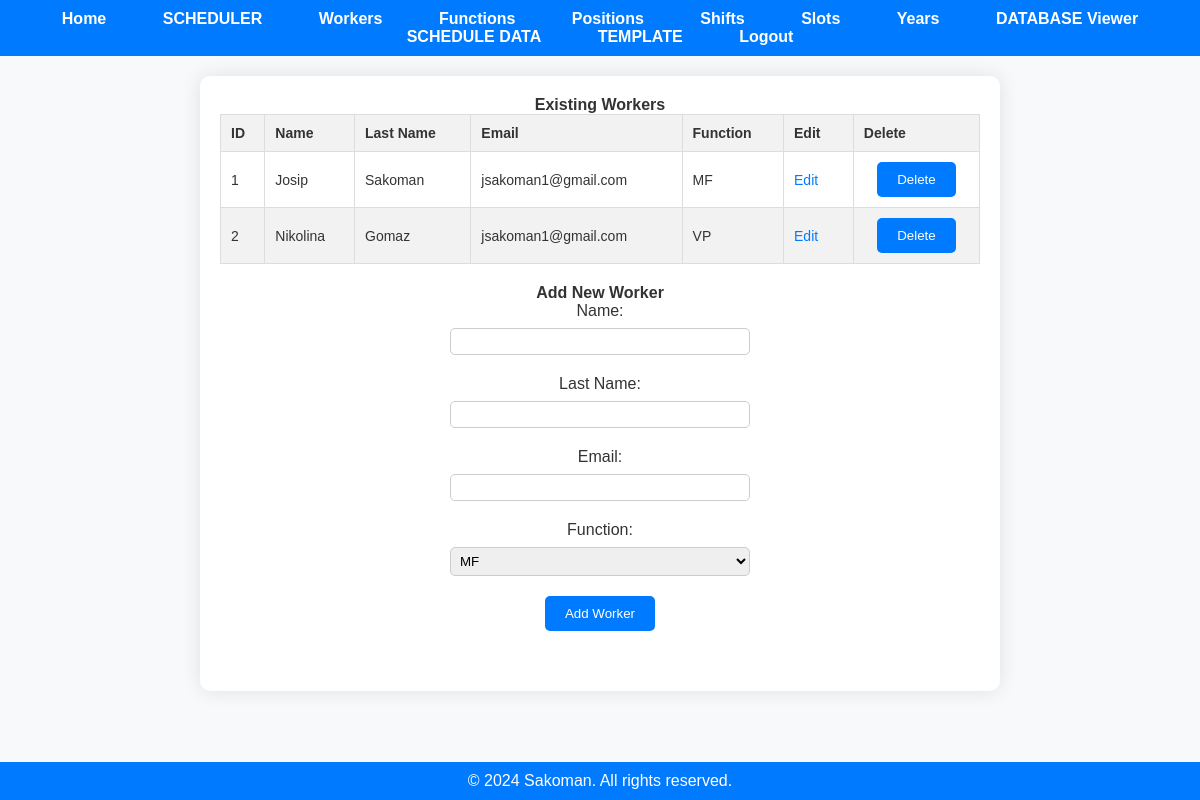
Screenshot of /workers (signed in) with the database file from the repository.
### app.py (models this page shows, shortened)
class Worker(db.Model):
    worker_id = db.Column(db.Integer, primary_key=True)
    name = db.Column(db.String(50), nullable=False)
    last_name = db.Column(db.String(50), nullable=False)
    email = db.Column(db.String(120), nullable=False)
    function_id = db.Column(db.Integer, db.ForeignKey('function.function_id'), nullable=False)
    user_id = db.Column(db.Integer, db.ForeignKey('user.id'), nullable=False)
    user = db.relationship('User', backref=db.backref('workers', lazy=True))
    function = db.relationship('Function', back_populates='workers')

### app.py (the view)
@app.route('/workers')
@employer_required
def display_workers():
    if 'user_id' not in session:
        flash('You must be logged in to view this page.', 'error')
        return redirect(url_for('login'))
    user_id = session['user_id']
    workers = fetch_all(user_id, 'Worker')
    functions = fetch_all(user_id, 'Function')
    function_names = {function.function_id: function.name for function in functions}
    for worker in workers:
        worker.function_name = function_names.get(worker.function_id, 'N/A')
    return render_template('workers.html', workers=workers, functions=functions)

### app.py (called while the page is built)
@login_manager.user_loader
def load_user(user_id):
    return User.query.get(int(user_id))

def employer_required(func):
    @wraps(func)
    def decorated_function(*args, **kwargs):
        if not current_user.is_authenticated:
            flash('You must be logged in to view this page.', 'error')
            return redirect(url_for('login'))
        if current_user.role != 'employer':
            flash('You do not have permission to view this page.', 'error')
            return redirect('/')
        return func(*args, **kwargs)
    return decorated_function

def fetch_all(user_id, table_name):
    if table_name not in ['Worker', 'Function', 'Position', 'Shift', 'Slot', 'Year_Days', 'Schedule']:
        return None
    table_class = globals()[table_name]
    items = table_class.query.filter_by(user_id=user_id).all()
    return items

### templates/workers.html (shortened to what this page needs)
<!DOCTYPE html>
<html lang="en">
<head>
    <link rel="stylesheet" href="{{ url_for('static', filename='styles.css') }}">
</head>
<body>
    {% include 'navbar.html' %}
    <div class="container">
        <div class="existing-workers-section">
            <h2>Existing Workers</h2>
            {% if workers %}
                <table class="data-table">
                    <thead>
                        <tr>
                            <th>ID</th>
                            <th>Name</th>
                            <th>Last Name</th>
                            <th>Email</th>
                            <th>Function</th>
                            <th>Edit</th>
                            <th>Delete</th>
                        </tr>
                    </thead>
                    <tbody>
                        {% for worker in workers %}
                            <tr>
                                <td>{{ worker['worker_id'] }}</td>
                                <td>{{ worker['name'] }}</td>
                                <td>{{ worker['last_name'] }}</td>
                                <td>{{ worker['email'] }}</td>
                                <td>{{ worker['function_name'] }}</td>
                                <td>
                                    <a href="/edit/Worker/{{ worker['worker_id'] }}" class="action-link">Edit</a>
                                </td>
                                <td>
                                    <form action="/delete/Worker/{{ worker['worker_id'] }}" method="post">
                                        <button type="submit" class="delete-button">Delete</button>
                                    </form>
                                </td>
                            </tr>
                        {% endfor %}
                    </tbody>
                </table>
            {% else %}
                <p>No data available.</p>
            {% endif %}
        </div>
        <div class="add-item-section">
            <h2>Add New Worker</h2>
            <form action="/add/Worker" method="post" class="add-form">
                <label for="name">Name:</label>
                <input type="text" id="name" name="name" required>
                <label for="last_name">Last Name:</label>
                <input type="text" id="last_name" name="last_name">
                <label for="email">Email:</label>
                <input type="email" id="email" name="email">
                <label for="function_id">Function:</label>
                <select id="function_id" name="function_id">
                    {% for function in functions %}
                        <option value="{{ function['function_id'] }}">{{ function['name'] }}</option>
                    {% endfor %}
                </select>
                <button type="submit" class="add-button">Add Worker</button>
            </form>
        </div>
    </div>
    <div class="footer">
        &copy; 2024 Sakoman. All rights reserved.
    </div>
</body>
</html>

### static/styles.css (style rules this page uses)
* { margin: 0; padding: 0; box-sizing: border-box; }
body { font-family: Arial, sans-serif; background-color: #f8f9fa; color: #333; }
.container { margin: 20px auto; padding: 20px; background-color: #fff; border-radius: 10px; box-shadow: 0 0 20px rgba(0, 0, 0, 0.1); max-width: 800px; }
.container h1, .container h2, .container p { font-size: 16px; text-align: center; }
.container form { display: flex; flex-direction: column; align-items: center; }
.container label { margin-bottom: 8px; }
.container input, .container select { width: 300px; padding: 5px; margin-bottom: 20px; border-radius: 5px; border: 1px solid #ccc; }
.container button, input[type="submit"] { padding: 10px 20px; background-color: #007bff; color: #fff; border: none; border-radius: 5px; cursor: pointer; transition: background-color 0.3s ease, box-shadow 0.3s ease; }
.footer { background-color: #007bff; color: #fff; text-align: center; padding: 10px 0; position: fixed; bottom: 0; left: 0; width: 100%; }
.action-link { color: #007bff; text-decoration: none; margin-right: 10px; transition: color 0.3s ease; }
.add-item-section, .existing-items-section { margin-bottom: 40px; }
table { width: 100%; border-collapse: collapse; margin-bottom: 20px; }
th, td { font-size: 14px; border: 1px solid #ddd; padding: 10px; text-align: left; }
th { background-color: #f2f2f2; }
tr:nth-child(even) { background-color: #f2f2f2; }

### rows the page displays
Worker: worker_id "1", name "Josip", last_name "Sakoman", email "jsakoman1@gmail.com", function_name "MF"
Worker: worker_id "2", name "Nikolina", last_name "Gomaz", email "jsakoman1@gmail.com", function_name "VP"

### other values shown
form field function_id "MF"
